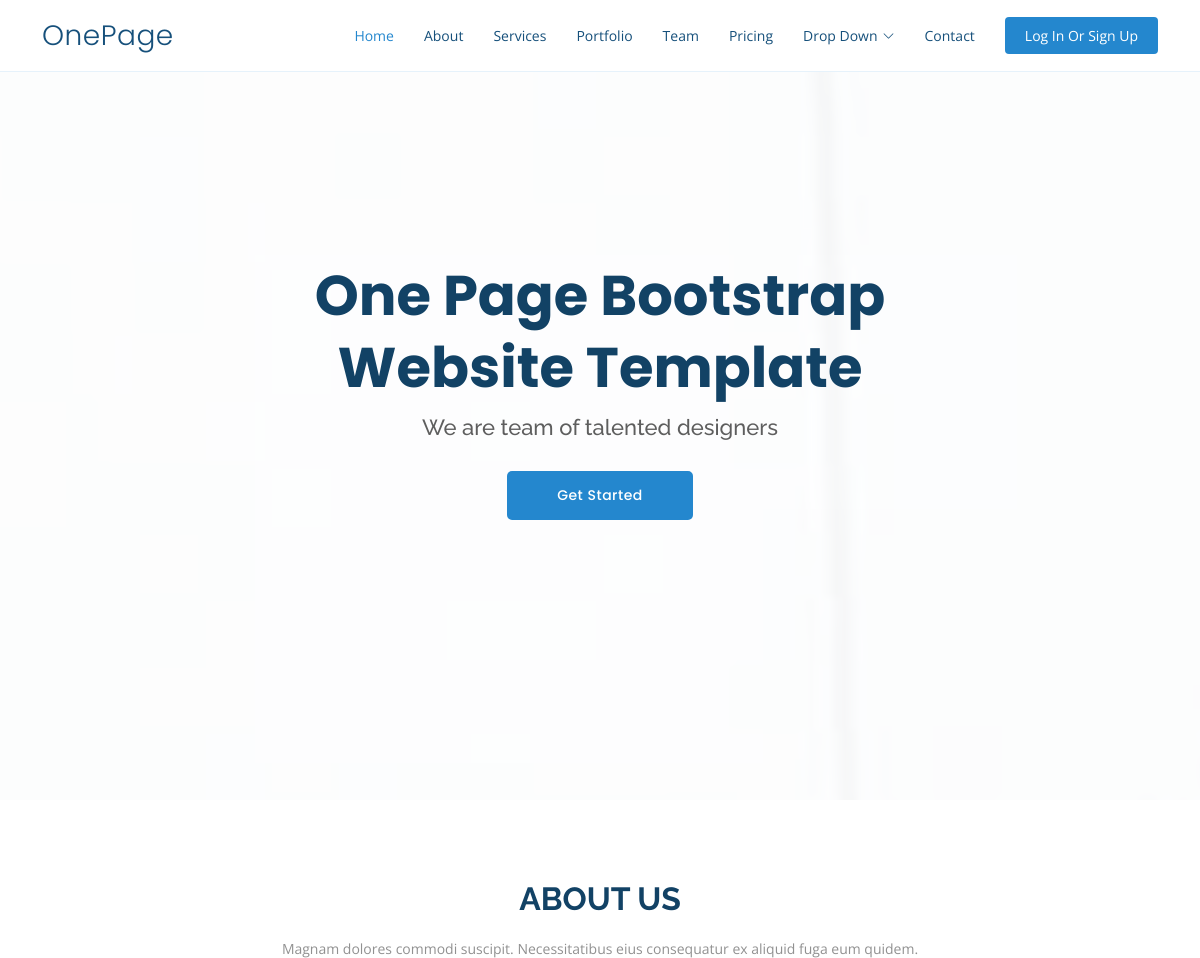
Before: / (upper part) with the older database file.
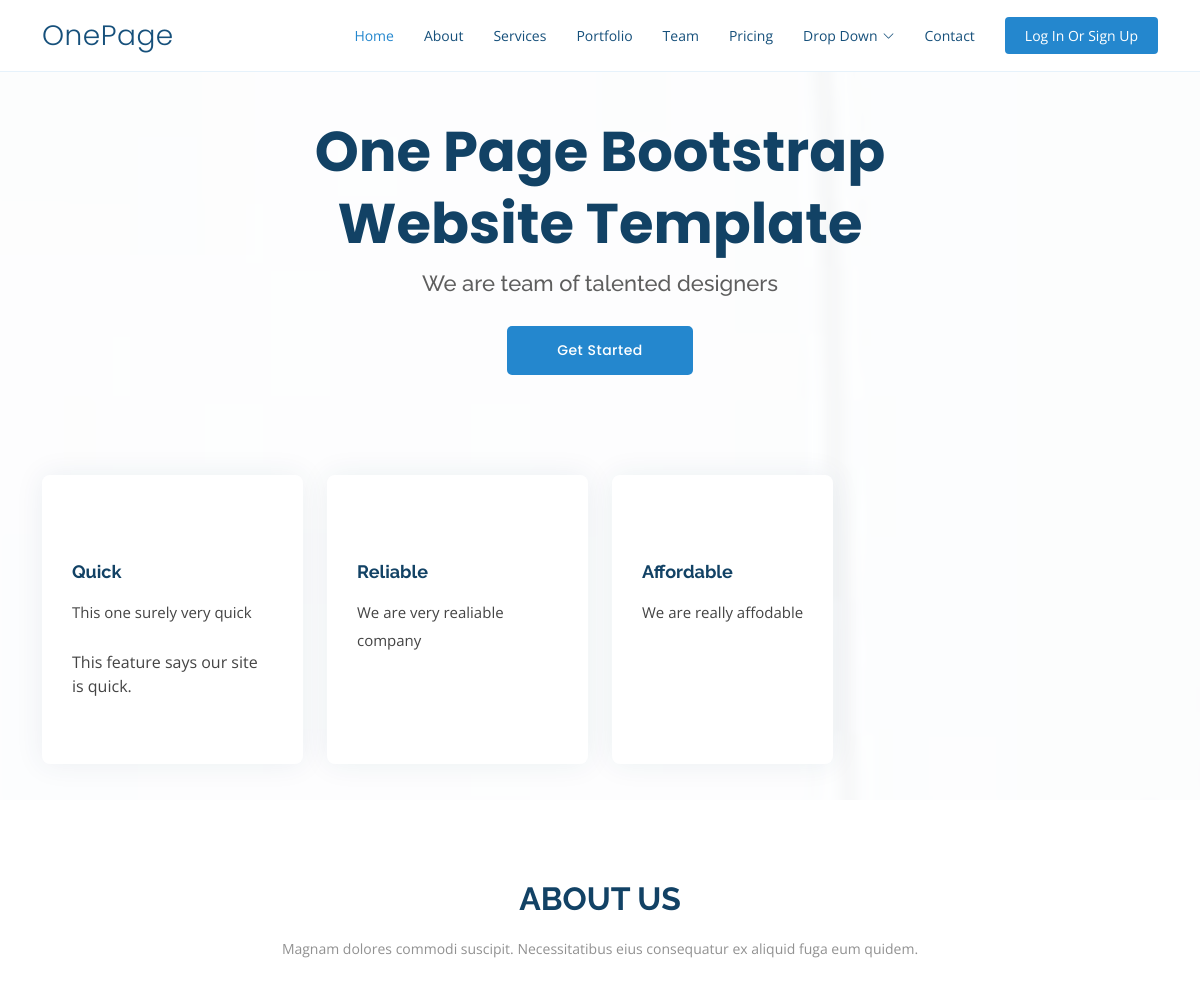
After: the same page with the newer database file.
### myapp/models.py (models this page shows)
class Feature(models.Model):
   name = models.CharField(max_length=100)
   details = models.CharField(max_length=500)

### myapp/views.py (the view)
# urls.py: path('', views.index, name='index'),
def index(request):
   features = Feature.objects.all()
   return render(request, 'index.html', {'features': features})

### templates/index.html (shortened to what this page needs)
{% load static %}
<!DOCTYPE html>
<html lang="en">
<head>
  <link href="{% static 'assets/vendor/aos/aos.css' %}" rel="stylesheet">
  <link href="{% static 'assets/vendor/bootstrap/css/bootstrap.min.css' %}" rel="stylesheet">
  <link href="{% static 'assets/vendor/bootstrap-icons/bootstrap-icons.css' %}" rel="stylesheet">
  <link href="{% static 'assets/vendor/boxicons/css/boxicons.min.css' %}" rel="stylesheet">
  <link href="{% static 'assets/vendor/glightbox/css/glightbox.min.css' %}" rel="stylesheet">
  <link href="{% static 'assets/vendor/remixicon/remixicon.css' %}" rel="stylesheet">
  <link href="{% static 'assets/vendor/swiper/swiper-bundle.min.css' %}" rel="stylesheet">
  <link href="{% static 'assets/css/style.css' %}" rel="stylesheet">
</head>
<body>
  <header id="header" class="fixed-top">
    <div class="container d-flex align-items-center justify-content-between">
      <h1 class="logo"><a href="index.html">OnePage</a></h1>
      <nav id="navbar" class="navbar">
        <ul>
          <li><a class="nav-link scrollto active" href="#hero">Home</a></li>
          <li><a class="nav-link scrollto" href="#about">About</a></li>
          <li><a class="nav-link scrollto" href="#services">Services</a></li>
          <li><a class="nav-link scrollto o" href="#portfolio">Portfolio</a></li>
          <li><a class="nav-link scrollto" href="#team">Team</a></li>
          <li><a class="nav-link scrollto" href="#pricing' %}">Pricing</a></li>
          <li class="dropdown"><a href="#"><span>Drop Down</span> <i class="bi bi-chevron-down"></i></a>
          </li>
          <li><a class="nav-link scrollto" href="#contact">Contact</a></li>
          {% if user.is_authenticated %}
          <li><a class="getstarted scrollto" href="logout">Log Out</a></li>
          {% else %}
          <li><a class="getstarted scrollto" href="login">Log In Or Sign Up</a></li>
          {% endif %}
        </ul>
      </nav>
    </div>
  </header>
  <section id="hero" class="d-flex align-items-center">
    <div class="container position-relative" data-aos="fade-up" data-aos-delay="100">
      <div class="row justify-content-center">
        <div class="col-xl-7 col-lg-9 text-center">
          {% if user.is_authenticated %}
          <h1>Welcome, {{user.username}}</h1>
          {% else %}
          <h1>One Page Bootstrap Website Template</h1>
          {% endif %}
          <h2>We are team of talented designers</h2>
        </div>
      </div>
      <div class="text-center">
        <a href="#about" class="btn-get-started scrollto">Get Started</a>
      </div>
      <div class="row icon-boxes">
        {% for feature in features %}
        <div class="col-md-6 col-lg-3 d-flex align-items-stretch mb-5 mb-lg-0" data-aos="zoom-in" data-aos-delay="200">
          <div class="icon-box">
            <h4 class="title"><a href="">{{feature.name}}</a></h4>
            <p class="description">{{feature.details}}</p>
            {% if feature.name == 'Quick' %}
            <br>
            <p>This feature says our site is quick.</p>
            {% endif %}
          </div>
        </div>
        {% endfor %}
      </div>
    </div>
  </section>
  <main id="main">
    <section id="about" class="about">
      <div class="container" data-aos="fade-up">
        <div class="section-title">
          <h2>About Us</h2>
          <p>Magnam dolores commodi suscipit. Necessitatibus eius consequatur ex aliquid fuga eum quidem. </p>
        </div>
      </div>
    </section>
  </main>
</body>
</html>

### static/assets/css/style.css (style rules this page uses)
body { font-family: "Open Sans", sans-serif; color: #444444; }
a { color: #2487ce; text-decoration: none; }
h1, h2, h3, h4, h5, h6 { font-family: "Raleway", sans-serif; }
#header { transition: all 0.5s; background: #fff; z-index: 997; padding: 15px 0; border-bottom: 1px solid #e6f2fb; }
#header .logo { font-size: 28px; margin: 0; padding: 0; line-height: 1; font-weight: 300; letter-spacing: 0.5px; font-family: "Poppins", sans-serif; }
#header .logo a { color: #16507b; }
.navbar { padding: 0; }
.navbar ul { margin: 0; padding: 0; display: flex; list-style: none; align-items: center; }
.navbar li { position: relative; }
.navbar a, .navbar a:focus { display: flex; align-items: center; justify-content: space-between; padding: 10px 0 10px 30px; font-size: 14px; color: #16507b; white-space: nowrap; transition: 0.3s; }
.navbar a i, .navbar a:focus i { font-size: 12px; line-height: 0; margin-left: 5px; }
.navbar a:hover, .navbar .active, .navbar .active:focus, .navbar li:hover > a { color: #2487ce; }
.navbar .getstarted, .navbar .getstarted:focus { background: #2487ce; padding: 8px 20px; margin-left: 30px; border-radius: 4px; color: #fff; }
#hero { width: 100%; height: 100vh; position: relative; background: url("../img/hero-bg.jpg") top center; background-size: cover; position: relative; }
#hero:before { content: ""; background: rgba(255, 255, 255, 0.8); position: absolute; bottom: 0; top: 0; left: 0; right: 0; }
#hero .container { padding-top: 80px; }
#hero h1 { margin: 0; font-size: 56px; font-weight: 700; line-height: 72px; color: #124265; font-family: "Poppins", sans-serif; }
#hero h2 { color: #5e5e5e; margin: 10px 0 0 0; font-size: 22px; }
#hero .btn-get-started { font-family: "Poppins", sans-serif; font-weight: 500; font-size: 14px; letter-spacing: 0.5px; display: inline-block; padding: 14px 50px; border-radius: 5px; transition: 0.5s; margin-top: 30px; color: #fff; background: #2487ce; }
#hero .icon-boxes { margin-top: 100px; }
#hero .icon-box { padding: 50px 30px; position: relative; overflow: hidden; background: #fff; box-shadow: 0 0 29px 0 rgba(18, 66, 101, 0.08); transition: all 0.3s ease-in-out; border-radius: 8px; z-index: 1; }
#hero .icon-box .title { font-weight: 700; margin-bottom: 15px; font-size: 18px; }
#hero .icon-box .title a { color: #124265; transition: 0.3s; }
#hero .icon-box .description { font-size: 15px; line-height: 28px; margin-bottom: 0; }
@media (min-width: 1024px) { #hero { background-attachment: fixed; } }
section { padding: 80px 0; overflow: hidden; }
.section-title { text-align: center; padding-bottom: 30px; }
.section-title h2 { font-size: 32px; font-weight: bold; text-transform: uppercase; margin-bottom: 20px; padding-bottom: 0; color: #124265; }
.section-title p { margin-bottom: 0; font-size: 14px; color: #919191; }

Changed rows visible on the page:
added Feature: name "Quick", details "This one surely very quick", shows "This feature says our site is quick."
added Feature: name "Reliable", details "We are very realiable company"
added Feature: name "Affordable", details "We are really affodable"
